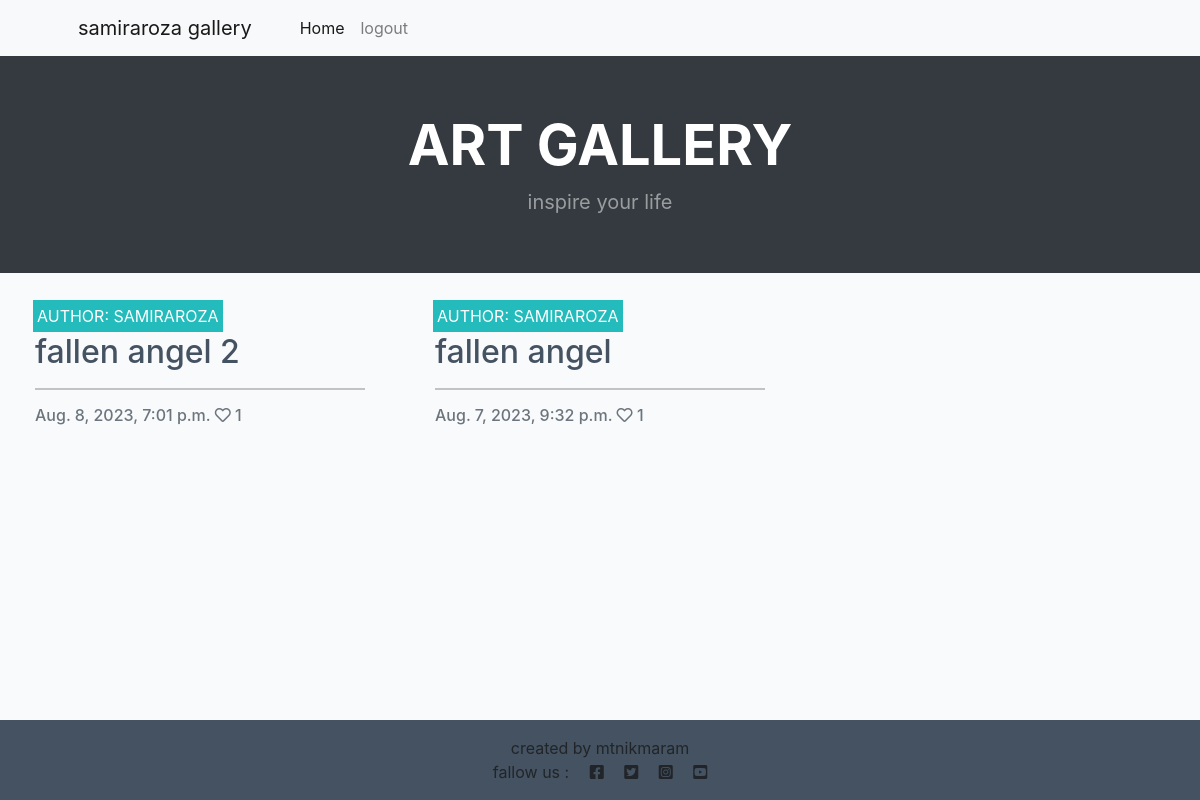
The app's page / (signed in) with its own data.
### store/models.py (models this page shows, shortened)
class Post(models.Model):
    title = models.CharField(max_length=200, unique=True)
    slug = models.SlugField(max_length=200, unique=True)
    author = models.ForeignKey(User, on_delete=models.CASCADE, related_name="blog_posts")
    updated_on = models.DateTimeField(auto_now=True)
    content = models.TextField()
    featured_image = CloudinaryField('image', default='placeholder')
    excerpt = models.TextField(blank=True)
    created_on = models.DateTimeField(auto_now_add=True)
    status = models.IntegerField(choices=STATUS, default=0)
    likes = models.ManyToManyField(User, related_name='blogpost_like', blank=True)
    class Meta:
        ordering = ["-created_on"]
    def number_of_likes(self):
        return self.likes.count()

### store/views.py (the view)
# urls.py: path('', views.PostList.as_view(), name='home'),
class PostList(generic.ListView):
    model = Post
    queryset = Post.objects.filter(status=1).order_by("-created_on")
    template_name = "index.html"
    paginate_by = 6

### templates/index.html (shortened to what this page needs)
{% extends "base.html" %}
{% block content %}
<header class="bg-dark py-2">
    <div class="container px-4 px-lg-5 my-5">
        <div class="text-center text-white">
            <h1 class="display-4 fw-bolder">ART GALLERY</h1>
            <p class="lead fw-normal text-white-50 mb-0">inspire your life</p>
        </div>
    </div>
</header>
<div class="container-fluid">
    <div class="row">
        <div class="col-12 mt-3 left">
            <div class="row">
                {% for post in post_list %}
                <div class="col-md-4">
                    <div class="card mb-4">
                        <div class="card-body">
                            <div class="image-container">
                                <div class="image-flash">
                                    <p class="author">Author: {{ post.author }}</p>
                                </div>
                            </div>
                            {% if user.is_authenticated %}
                            <a href="{% url 'post_detail' post.slug  %}" class="post-link">
                                <h2 class="card-title">{{ post.title }}</h2>
                            </a>
                            <hr />
                            <p class="card-text text-muted h6">{{ post.created_on}} <i class="far fa-heart"></i>
                                {{ post.number_of_likes }}</p>
                                {% else %}
                                <div class="alert alert-info">
                                    <p class="mb-0">To see more, please <a class="alert-link" href="{% url 'account_login' %}">login</a></p>
                                </div>
                                {% endif %}
                        </div>
                    </div>
                </div>
                {% endfor %}
            </div>
        </div>
    </div>
</div>
{%endblock%}

### static/css/style.css (style rules this page uses)
body { background-color: #F9FAFC; }
.main-bg { background-color: #F9FAFC; }
.card { border: none; background-color: transparent; }
.image-container { position: relative; }
.image-flash { position: absolute; bottom: 5%; min-width: 30%; left: -2px; background-color: #23BBBB; }
.author { color: white; margin: 4px; text-transform: uppercase; }
.post-link { text-decoration: none; color: #445261; }

### records on screen
Post: author "SAMIRAROZA", title "fallen angel 2", created_on "Aug. 8, 2023, 7:01 p.m.", number_of_likes "1"
Post: author "SAMIRAROZA", title "fallen angel", created_on "Aug. 7, 2023, 9:32 p.m.", number_of_likes "1"
